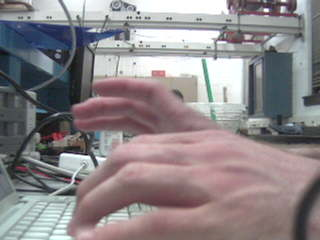
%> input picture python/image_fun/im.jpg, 320 x 240 px
$ octave --eval "result = photo2linedrawing(imread('../../python/image_fun/im.jpg'));"   (GNU Octave 9; MATLAB toolbox functions it lacks are replaced by stand-ins)
%> lines starting %> are read from the running program, lines starting %| are printed output that depends on the picture; in (x1, y1, x2, y2) boxes, pixels count from 0 and x2, y2 are one past the last pixel; in counts of white or black regions, pixels touching at a corner belong together; the program's own positions count from 1
function [linedrawing] = photo2linedrawing(photo,preset)
  % thresholds and parameters
  blur_threshold = 0.1;
  % blur width based on expected thickness of dark lines
  % 10 works well for pen lines in 800x600 image
  % 40 works well for ink marker lines in 800x600 image
  blur_width = 10;
  % intensify the lines by a multiplicative factor
  intensity_scale = 4.0;
  % If the fill were perfect filled-photo == 0, but its not so we could
  % clip any values below a threshold: fill_epsilon
  fill_epsilon = 0.05;
  % remove speckles of speckle_threshold size or smaller
  speckle_threshold = 0;

  % keep width and height handy
  width = size(photo,1);
%> width = 240
  height = size(photo,2);
%> height = 320
  num_channels = size(photo,3);
%> num_channels = 3

  % presets for pen on paper drawing
  if(exist('preset','var') && strcmp(preset, 'pen'))
      blur_threshold = 0.1;
      blur_width = 10*(min([width height])/600);
      speckle_threshold = 10*(min([width height])/600);
      intensity_scale = 1.5;
      fill_epsilon = 0.05;
  % presets for ink on paper drawing
  elseif(exist('preset','var') && strcmp(preset, 'ink'))
      blur_threshold = 0.1;
      blur_width = 40*(min([width height])/600);
      speckle_threshold = 2*(min([width height])/600);
      intensity_scale = 1.5;
      fill_epsilon = 0.01;
  elseif(exist('preset','var'))
      error([preset ' is not an existing preset']);
  end

  % get edges from of photo
  %	grad = edge(photo(:,:,1)) + edge(photo(:,:,2)) + edge(photo(:,:,3));
  grad = reshape(edge(photo(:,:)),[width height num_channels]);
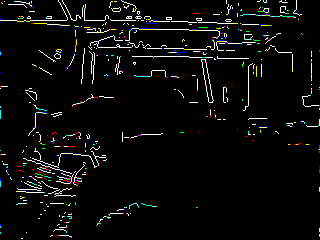
%> grad: size 240x320x3 logical; mean R, G, B 0.0416, 0.0437, 0.0412
  grad = sum(grad,3);
%> grad: size 240x320 double
  if(speckle_threshold>0)
    grad = double(bwareaopen(grad,round(speckle_threshold)));
  end
  % blur edges with a gaussian kernel somewhat proportional to image size
  h = fspecial('gaussian',round(blur_width),round(blur_width));
  blurred_grad=imfilter(grad,h);
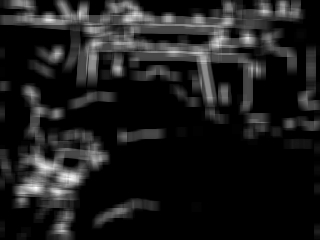
%> blurred_grad: size 240x320 double; min 0, max 1.1, mean 0.124; drawn with min black and max white
  % normalize
  blurred_grad = blurred_grad./max(max(blurred_grad));
  % mask regions with strong edges
  % mask anything near an edge
  thresh_grad = blurred_grad > blur_threshold;
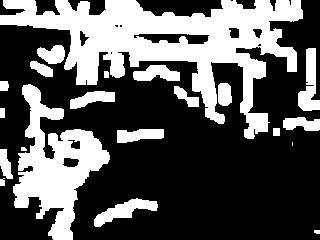
%> thresh_grad: size 240x320 logical; 35.2% white; 21 white regions (1 under 20 px), largest, box (x1, y1, x2, y2) and area: (0, 0, 303, 139) 15473, (13, 84, 110, 240) 6459, (298, 48, 320, 111) 775
  % fill in regions with strong edges, in each channel
  filled = roifill(photo(:,:),repmat(thresh_grad,[1,num_channels]));
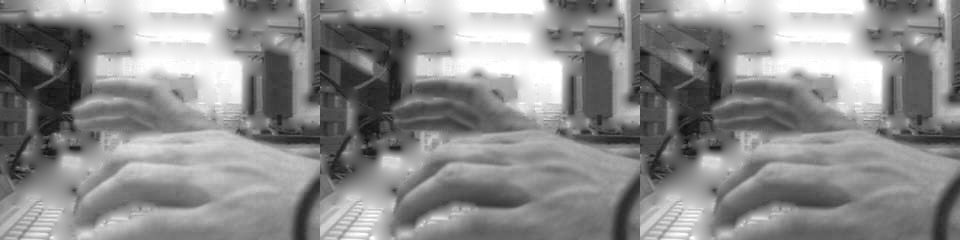
%> filled: size 240x960 uint8; min 12, max 255, mean 139.9
  % reshape filled to be same size as photo
  filled = reshape(filled,[width height num_channels]);
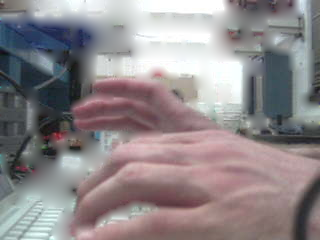
%> filled: size 240x320x3 uint8; mean R, G, B 143.8, 136.8, 139.2

  % OLD WAY
  %linedrawing = ...
  %  1.0 - ...
  %  (filled-photo)./ ...
  %  repmat(max(max(filled-photo)),[size(photo,1),size(photo,2),1]);
  %linedrawing = (linedrawing>1.0).*1.0 + (linedrawing<=1.0).*linedrawing;

  filled_minus_photo = filled - photo;
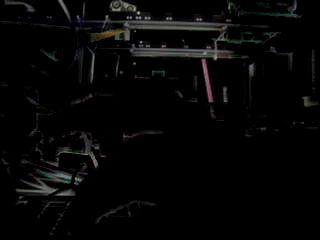
%> filled_minus_photo: size 240x320x3 uint8; mean R, G, B 6, 6, 5.8
  % some negative numbers appear where filled regions overlap paper, set
  % these to zero
  filled_minus_photo = ...
    (filled_minus_photo<fill_epsilon).*0.0 + ...
    (filled_minus_photo>=fill_epsilon).*filled_minus_photo;
  % normalize inverse image so that brightest part of line == white
  linedrawing = filled_minus_photo ./ ...
    repmat(max(max(filled_minus_photo)),[width, height, 1]);
  % multiply by intensity threshold
  linedrawing = intensity_scale .* linedrawing;
  % clip between [0,1]
  linedrawing = ...
    (linedrawing>=1.0).*1.0 + ...
    (linedrawing<1.0).*linedrawing;
  % invert image so lines are black, paper is white
  linedrawing = 1.0 - linedrawing;
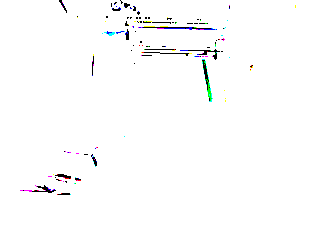
%> linedrawing: size 240x320x3 uint8; mean R, G, B 0.987, 0.987, 0.988; drawn with 1 as white
end
